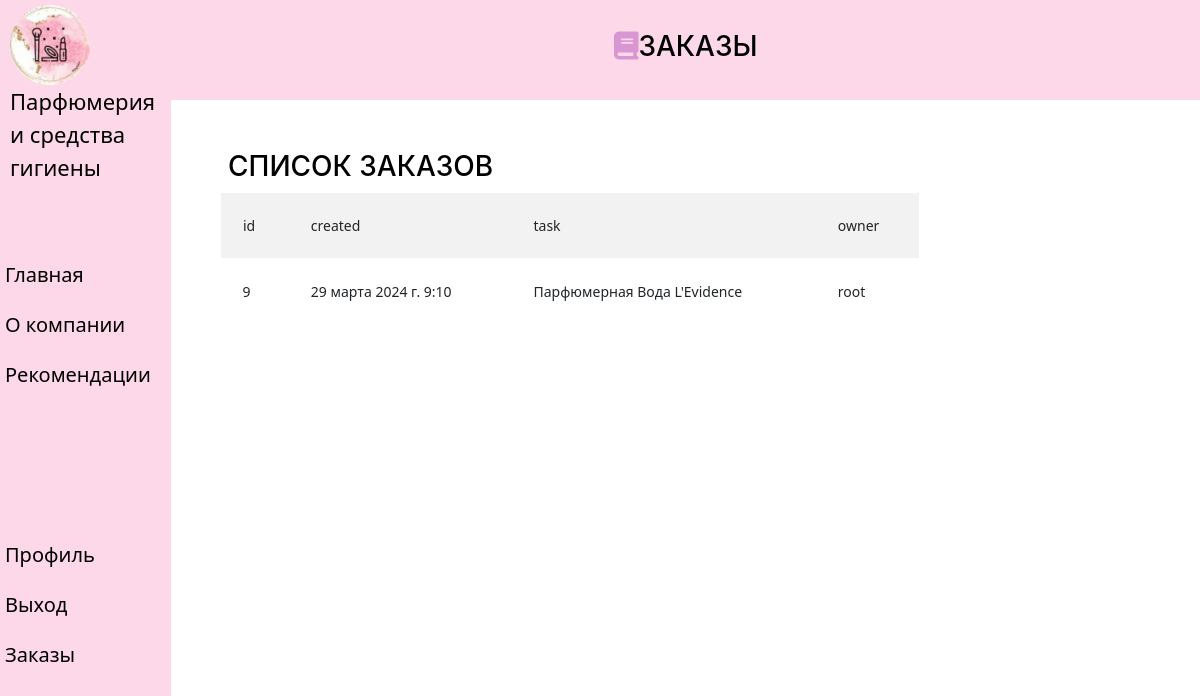
The app's page /orders/admin (signed in) with its own data.
### project_prj/models.py (models this page shows, shortened)
class Orders(models.Model):
    created = models.DateTimeField(verbose_name='Дата', auto_now_add=True, blank=True)
    owner = models.ForeignKey('auth.User', verbose_name='Название', related_name='orders_user',
                              on_delete=models.CASCADE)
    task = models.ForeignKey('Task', verbose_name='Заказы', related_name='orders_task', on_delete=models.CASCADE)
    class Meta:
        ordering = ['created']
        verbose_name = 'Заказ'
        verbose_name_plural = 'Заказы'

class Task(models.Model):
    name = models.CharField('Название товара', max_length=100)
    place = models.CharField('Объём', max_length=100, )
    price = models.IntegerField('Цена')
    square = models.IntegerField('Количество')
    thumbnail = models.ImageField(
        verbose_name='Превью поста', blank=True,
        upload_to='images/thumbnails/%Y/%m/%d/',
        validators=[FileExtensionValidator(allowed_extensions=('png', 'jpg', 'webp', 'jpeg', 'gif'))]
    )
    def __str__(self):
        return self.name
    class Meta:
        verbose_name = 'Товар'
        verbose_name_plural = 'Товары'

### project_prj/views.py (the view)
# urls.py: path('orders/<str:username>', UserOrdersListView.as_view(), name='orders-list'),
class UserOrdersListView(ListView):
    model = Orders
    context_object_name = 'orders'
    extra_context = {'title': 'История записей'}
    def get_queryset(self):
        return Orders.objects.filter(owner=self.request.user).order_by('-created')

### project_prj/templates/project_prj/orders_list.html (shortened to what this page needs)
{% extends 'project_prj/base.html' %}
{% block content %}
    <header>
    <h3><i class="fa-solid fa-book" style="color: #d896d2;"></i>Заказы</h3>
    </header>
<div class="order-list-content">
    {% if orders %}
    <h3>Список заказов</h3>
    <table class="table-orders">
        <tr>
            <td>id</td>
            <td>created</td>
            <td>task</td>
            <td>owner</td>
        </tr>
        {% for elem in orders %}
        <tr>
            <td>{{ elem.id }}</td>
            <td>{{ elem.created }}</td>
            <td>{{ elem.task }}</td>
            <td>{{ elem.owner }}</td>
        </tr>
        {% endfor %}
    </table>
    {% else %}
    <p>Заказов нет</p>
    {% endif %}
</div>
{% endblock %}

### project_prj/static/project_prj/styles/style.css (style rules this page uses)
* { box-sizing: border-box; padding: 0; margin: 0; font-family: 'Segoe UI', Tahoma, Geneva, Verdana, sans-serif; }
body { display: flex; }
header { background: #fdd8e8; width: 100%; height: 100px; color: #000000; }
h3 { font-size: 12px; font-style: normal; font-weight: 700; text-align: center; }
header h3 { font-size: 28px; margin-top: 30px; }
h3 { color: #000; font-family: Inter; font-size: 24px; font-style: normal; font-weight: 400; line-height: normal; text-transform: uppercase; margin: 8px; }
.order-list-content { display: block; position: absolute; left: 160px; top: 120px; }
.order-list-content { display: block; position: absolute; font-size: 20px; left: 220px; top: 150px; }
table { position: absolute; width: 700px; }
table { border-collapse: collapse; }
table td { font-size: 14px; padding: 22px; }
table tr:nth-child(1) { background-color: #F2F2F2; border: 1px solid #ffffff; }

### records on screen
Orders: id "9", created "29 марта 2024 г. 9:10", task "Парфюмерная Вода L'Evidence", owner "root"
